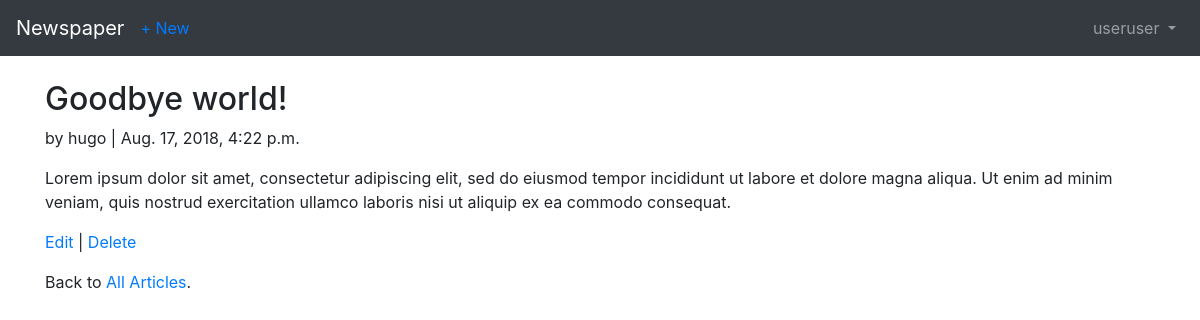
The app's page /articles/3/ (signed in) with its own data.
### users/models.py (models this page shows)
class CustomUser(AbstractUser):
    age = models.PositiveIntegerField(default=0)

### articles/models.py (models this page shows, shortened)
class Article(models.Model):
    title = models.CharField(max_length=255)
    body = models.TextField()
    date = models.DateTimeField(auto_now_add=True)
    author = models.ForeignKey(
        get_user_model(),
        on_delete=models.CASCADE,
    )

### articles/views.py (the view)
class ArticleDetailView(LoginRequiredMixin, DetailView):
    model = models.Article
    template_name = 'article_detail.html'
    login_url = 'login'

### templates/article_detail.html
{% extends 'base.html' %}
{% block content %}
<div class="article-entry">
  <h2>{{ object.title }}</h2>
  <p>by {{ object.author }} | {{ object.date}}</p>
  <p>{{ object.body}}</p>
</div>
<p><a href="{% url 'article_edit' article.pk %}">Edit</a> | <a
   href="{% url 'article_delete' article.pk %}">Delete</a></p>
<p>Back to <a href="{% url 'article_list' %}">All Articles</a>.</p>
{% endblock content %}

### templates/base.html (shortened to what this page needs)
<!doctype html>
<html lang="en">
<head>
  <link rel="stylesheet" href="https://maxcdn.bootstrapcdn.com/bootstrap/4.0.0/css/bootstrap.min.css"
>
  <head>
    <body>
      <nav class="navbar navbar-expand-md navbar-dark bg-dark mb-4">
        <a class="navbar-brand" href="{% url 'home' %}">Newspaper</a>
        {% if user.is_authenticated %}
        <ul class="navbar-nav mr-auto">
          <li class="nav-item"><a href="{% url 'article_new' %}">+ New</a></li>
        </ul>
        {% endif %}
      <div class="collapse navbar-collapse" id="navbarCollapse">
        {% if user.is_authenticated %}
        <ul class="navbar-nav ml-auto">
          <li class="nav-item">
            <a class="nav-link dropdown-toggle" href="#" id="userMenu"
            data-toggle="dropdown" aria-haspopup="true" aria-expanded
            ="false">
            {{ user.username }}
          </a>
        </li>
      </ul>
          {% endif %}
        </div>
      </nav>
      <div class="container">
        {% block content %}
        {% endblock %}
      </div>
  </body>
</html>

### records on screen
CustomUser: username "useruser"
Article: title "Goodbye world!", author "hugo", date "Aug. 17, 2018, 4:22 p.m.", body "Lorem ipsum dolor sit amet, consectetur adipiscing elit, sed do eiusmod tempor incididunt ut labore et dolore magna aliqua. Ut enim ad minim veniam, quis nostrud exercitation ullamco laboris nisi ut aliquip ex ea commodo consequat."
